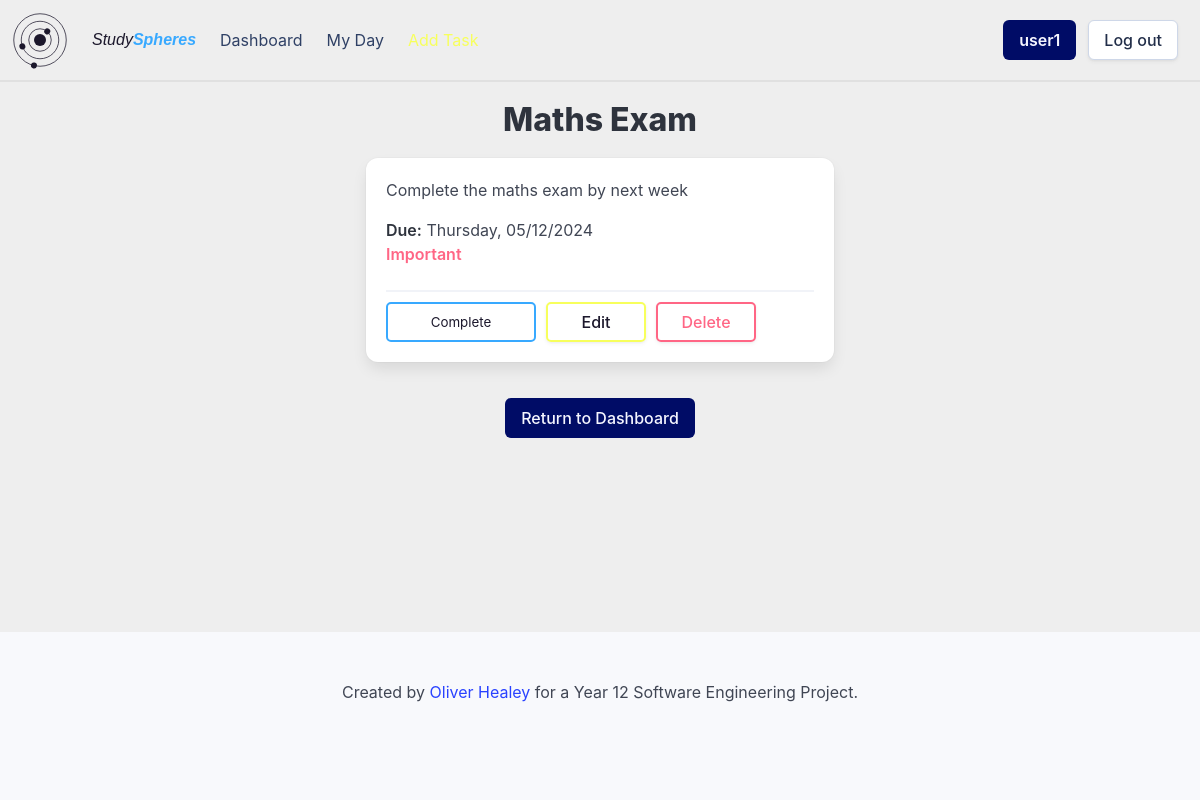
Screenshot of /task/8ebe9248-a83c-464c-a6ba-4ba5e5e50f01 (signed in) with the database file from the repository.
### setup_db.py (models this page shows)
class Task(Base):
    __tablename__ = 'tasks'
    task_id = Column(String, primary_key=True)
    name = Column(String, nullable=False)
    details = Column(String)
    important = Column(Boolean, nullable=False)
    due_date = Column(DateTime, nullable=False)
    completed = Column(Boolean, nullable=False)
    repeat = Column(String, nullable=False)
    user_id = Column(String, ForeignKey('userdetails.id'), nullable=False)
    group_id = Column(String, ForeignKey('groups.group_id'), nullable=False)
    user = relationship('User', back_populates='tasks')
    groups = relationship('Group', back_populates='tasks')

### app.py (the view)
@app.route('/task/<task_id>')
def viewTask(task_id):
    if flaskSession.get('userId') is None:
        return redirect(url_for('login'))
    userId = flaskSession.get('userId')
    task = sessionDb.query(Task).filter(Task.task_id == task_id).first()
    group = sessionDb.query(Group).filter(Group.group_id == task.group_id, Group.user_id == userId).first()
    return render_template('task.html', task=task, group=group)

### templates/task.html (shortened to what this page needs)
{% extends 'base_loggedin.html' %}
{% block heading %}{{ task.name }}{% endblock %}
{% block content %}
    <div class="container">
        <div class="columns is-centered">
            <div class="column is-half">
                <div class="box task-detailed">
                    {% if task.details %}
                        <p>{{ task.details }}</p>
                    {% else %}
                    <p>No details available for this task.</p>
                    {% endif %}
                    {% if not task.completed %}
                        <strong>Due:</strong> {{ task.due_date.strftime('%A, %d/%m/%Y') }}<br>
                        {% if task.important %}
                            <strong class="has-text-danger circle-header">Important</strong><br>
                        {% endif %}
                        <hr class="button-spacer">
                        <form action="/complete" method="POST">
                            <input type="submit" value="Complete" class="task-complete-button">
                            <a href="/edittask/{{ task.task_id }}" class="button task-edit-button">Edit</a>
                            <a href="/deletetask/{{ task.task_id }}" class="button task-delete-button" onclick="if (!confirm('Are you sure you want to delete this task?')) {event.preventDefault();}">Delete</a>
                        </form>
                    {% endif %}
                </div>
            </div>
        </div>
        <div class="column is-full has-text-centered">
            <a href="/dashboard" class="button is-link">Return to Dashboard</a>
        </div>
    </div>
{% endblock %}

### static/styles/styles.css (style rules this page uses)
:root { --bulma-primary-h: 206deg; --bulma-primary-l: 61%; --bulma-link-l: 20%; --bulma-info-h: 63deg; --bulma-info-l: 68%; --bulma-scheme-s: 36%; --bulma-body-background-color: light-dark(#eeeeee, #0f141f); color-scheme: light dark; --accent-color: light-dark(#1c182c, #e0e0e0); --accent-color-invert: light-dark(#e0e0e0, #160f34); --warning-color: light-dark(#ffdddd, #330000); }
body { margin: none; padding: none; }
.circle-header { color: #1c182c; }
.task-complete-button { position: absolute; top: 20px; right: 20px; width: 150px; height: 40px; background-color: transparent; border: var(--bulma-primary) solid 2px; color: var(--accent-color); border-radius: 5px; padding: 5px; cursor: pointer; }
.task-detailed { position: relative; }
.task-detailed .task-complete-button { bottom: 20px; left: 20px; top: auto; right: auto; z-index: 1; }
.task-detailed .task-edit-button { position: absolute; bottom: 20px; left: 180px; width: 100px; height: 40px; background-color: transparent; border: var(--bulma-info) solid 2px; color: var(--accent-color); border-radius: 5px; padding: 5px; cursor: pointer; }
.task-detailed .task-delete-button { position: absolute; bottom: 20px; left: 290px; width: 100px; height: 40px; background-color: transparent; border: var(--bulma-danger) solid 2px; color: var(--bulma-danger); border-radius: 5px; padding: 5px; cursor: pointer; }
.button-spacer { margin-bottom: 50px; }
.task-detailed::before { content: ''; position: absolute; opacity: 0; height: 100%; width: 100%; bottom: 0px; left: 0px; align-content: center; padding: 10px; transition: 0.5s; color: #0f141f; background-color: var(--bulma-primary); }

### rows the page displays
Task: name "Maths Exam", details "Complete the maths exam by next week", due_date "Thursday, 05/12/2024"

### other values shown
{{ session['username'] }} "user1"
